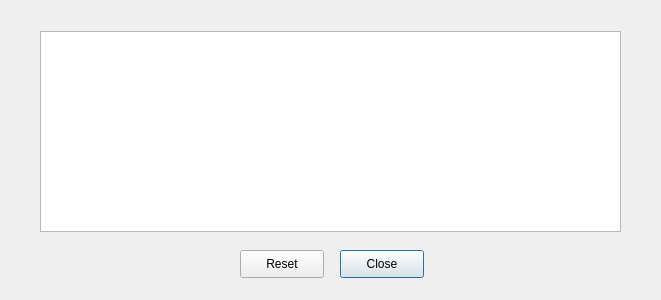
<?xml version="1.0" encoding="UTF-8"?>
<ui version="4.0">
 <class>Leaderboard</class>
 <widget class="QDialog" name="Leaderboard">
  <property name="geometry">
   <rect>
    <x>0</x>
    <y>0</y>
    <width>661</width>
    <height>300</height>
   </rect>
  </property>
  <property name="windowTitle">
   <string>Dialog</string>
  </property>
  <widget class="QPushButton" name="closePushButton">
   <property name="geometry">
    <rect>
     <x>340</x>
     <y>250</y>
     <width>84</width>
     <height>28</height>
    </rect>
   </property>
   <property name="text">
    <string>Close</string>
   </property>
  </widget>
  <widget class="QTableWidget" name="leaderboardTableWidget">
   <property name="geometry">
    <rect>
     <x>40</x>
     <y>31</y>
     <width>581</width>
     <height>201</height>
    </rect>
   </property>
  </widget>
  <widget class="QPushButton" name="resetPushButton">
   <property name="geometry">
    <rect>
     <x>240</x>
     <y>250</y>
     <width>84</width>
     <height>28</height>
    </rect>
   </property>
   <property name="text">
    <string>Reset</string>
   </property>
  </widget>
 </widget>
 <resources/>
 <connections>
  <connection>
   <sender>closePushButton</sender>
   <signal>clicked()</signal>
   <receiver>Leaderboard</receiver>
   <slot>close()</slot>
   <hints>
    <hint type="sourcelabel">
     <x>219</x>
     <y>249</y>
    </hint>
    <hint type="destinationlabel">
     <x>280</x>
     <y>243</y>
    </hint>
   </hints>
  </connection>
 </connections>
</ui>
